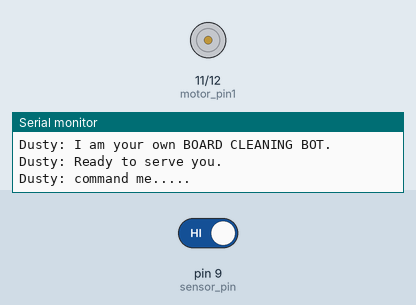
Recording of a sketch running on a simulated Arduino Uno, built with avr-gcc and run on an emulated ATmega328P. Parts: motor-driver pin pairs drawn as motors (green arrow = first pin HIGH = forward, orange = second pin HIGH = backward, longer = more drive), the last lines printed to the serial monitor. Inputs (shaded band) come from the test bench; at power-on: pin 9 (sensor_pin) HIGH.

Above: at 2.4 s.
2.5 s: pin 9 (sensor_pin) driven LOW
At 2.9 s:
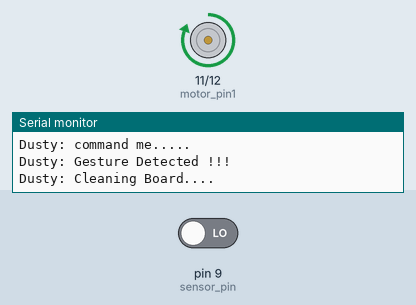
Timing chart, 0 to 5.5 s (numbered marks = the images above; inputs shaded):
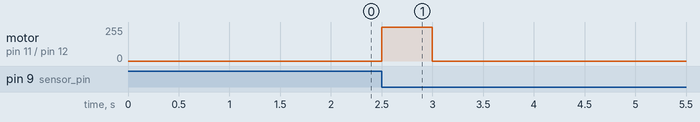

The sketch:

Dusty_v2.1.3.ino
```cpp
/*
 * Title       - Automatic Duster
 * Author      - Mr. Asutosh Pati (https://www.linkedin.com/in/asutoshpati)
 * Co-Author   - Ms. Vandana Kumari
 * Created On  - 15-04-2019
 */


#define motor_pin1 11   // connect to pin number 11
#define motor_pin2 12   // connect to pin number 12
#define sensor_pin 9    // connect sensor output to pin number 09

int path = 1;           // (motion key): 1 - left to right; 2 - right to left;
int delayTime = 500;    // set delay time as per your requirement in milliseconds


void setup(){

  pinMode(motor_pin1,OUTPUT);
  pinMode(motor_pin2,OUTPUT);
  pinMode(sensor_pin,INPUT);

  Serial.begin(9600);

  Serial.println("initializing AUTOMATIC DUSTER");
  for(int i=0;i<=10;i++){
    Serial.print(". ");
    delay(100);
  }
  Serial.println("100%\n AUTOMATIC DUSTER program initialized\n\n\n\n");

  Serial.println("Dusty: Hello Vandana ...");
  Serial.println("Dusty: I am your own BOARD CLEANING BOT.");
  Serial.println("Dusty: Ready to serve you.");
  Serial.println("Dusty: command me.....");

}

void loop(){

  if(digitalRead(sensor_pin) == LOW){

    Serial.println("Dusty: Gesture Detected !!!");
    Serial.println("Dusty: Cleaning Board....");

    Start(path);
    delay(delayTime);
    Stop();
    path = ToggleDirection(path);
    Start(path);
    delay(delayTime);
    Stop();
    path = ToggleDirection(path);

    Serial.println("Dusty: Board is cleaned.\n\n\n\n");

  }

}


/* Start - gives motion according to the current path left to right or vice versa */
void Start(int path){

  if(path == 1){
    digitalWrite(motor_pin1,HIGH);
    digitalWrite(motor_pin2,LOW);
  }
  else if(path == 2){
    digitalWrite(motor_pin2,HIGH);
    digitalWrite(motor_pin1,LOW);
  }
}


/* Stop - stops the duster motion */
void Stop(){

  digitalWrite(motor_pin1,LOW);
  digitalWrite(motor_pin2,LOW);

}


/* ToggleDirection -
   changes direction from left to right or vice versa when it reaches to the end */
int ToggleDirection(int path){
  if(path == 1){ path = 2; }
  else if(path == 2){ path = 1; }
}


/* EmergencyStop - helps to stop bot from motion in tedious situation */
void EmergencyStop(){

  digitalWrite(motor_pin1,HIGH);
  digitalWrite(motor_pin2,HIGH);

}
```

Measured:
- after the input at 2.5 s, motor on pin 11 (motor_pin1) / pin 12 (motor_pin2): stopped → forward 255/255 at once, → stopped 0.50 s later
